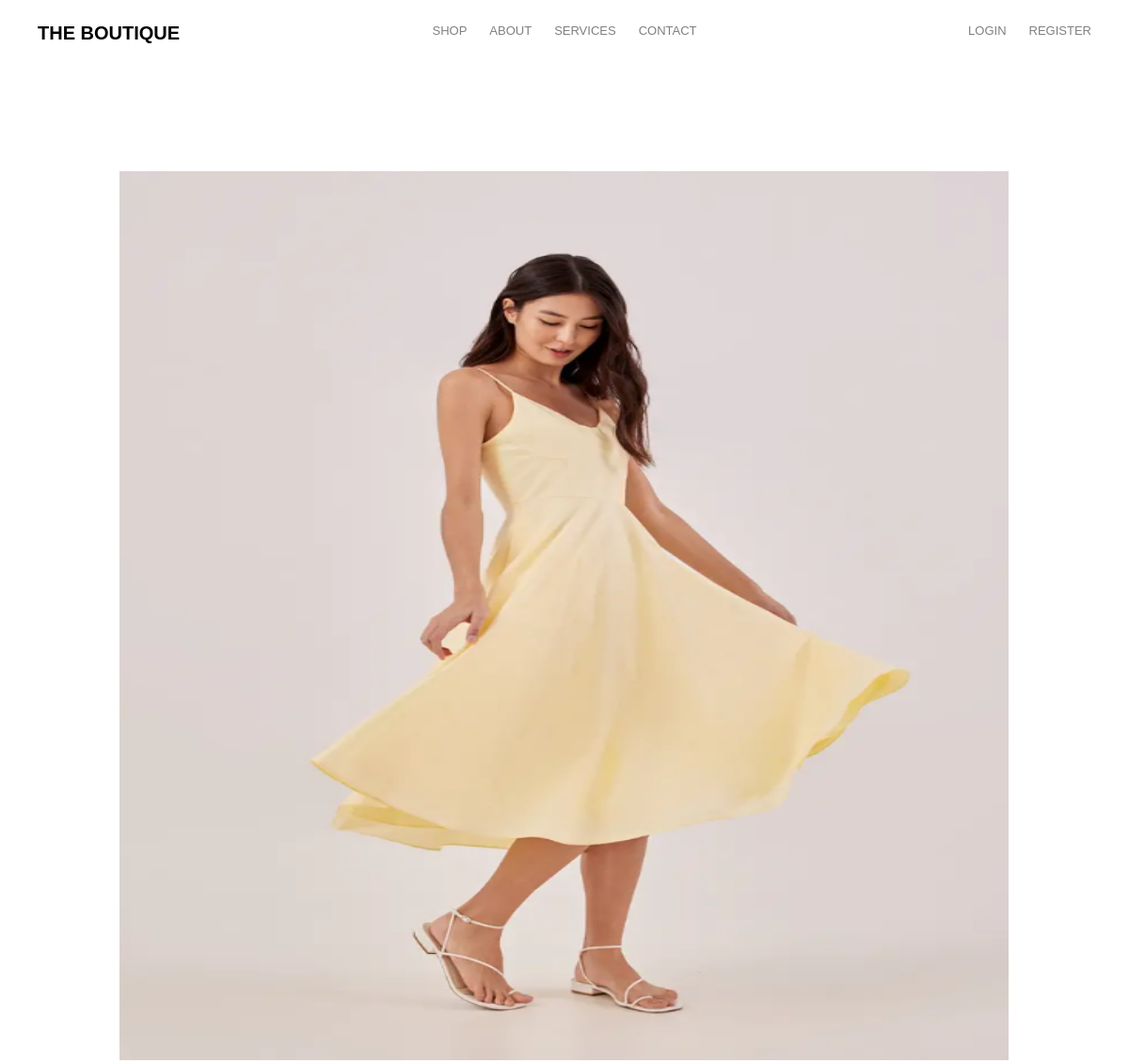
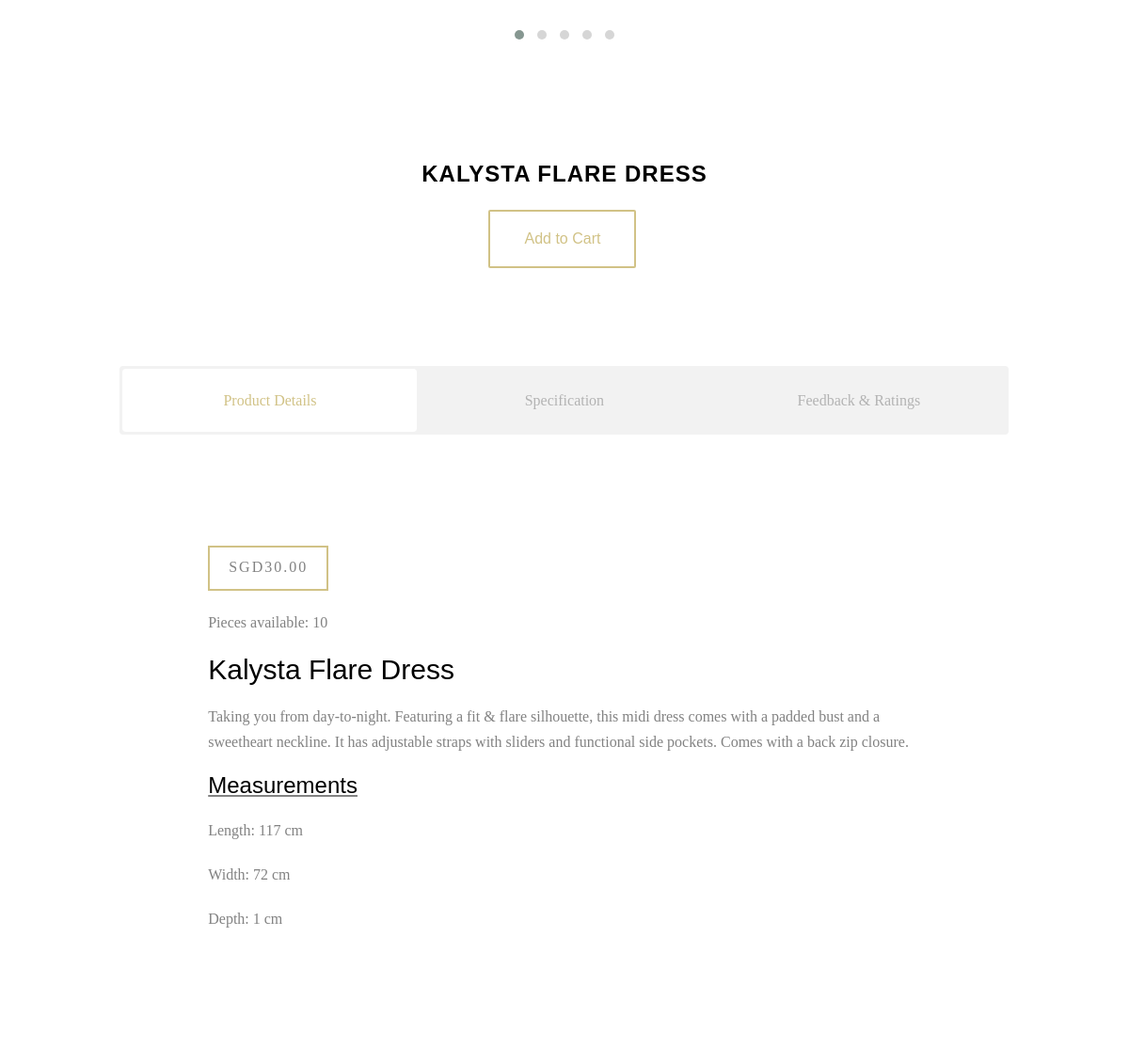
The page /product_details/1 on the database its author committed (2 pictures, top to bottom).
### ecommercesite/database.py (models this page shows, shortened)
class Addproducts(db.Model):
    __searchable__ = ['name','description']
    id = db.Column(db.Integer, primary_key=True)
    name = db.Column(db.String(80), nullable=False)
    description = db.Column(db.Text, nullable=False)
    length = db.Column(db.Integer, nullable=False)
    width = db.Column(db.Integer, nullable=False)
    depth = db.Column(db.Integer, nullable=False)
    category_id = db.Column(db.Integer, db.ForeignKey('category.id'),nullable=False)
    category = db.relationship('Category',backref=db.backref('categories', lazy=True))
    price = db.Column(db.Numeric(10,2), nullable=False)
    stock = db.Column(db.Integer, nullable=False)
    pub_date = db.Column(db.DateTime, nullable=False,default=datetime.utcnow)
    image_1 = db.Column(db.String(150), nullable=False, default='product-single-1.jpg')
    image_2 = db.Column(db.String(150), nullable=False, default='product-single-2.jpg')
    image_3 = db.Column(db.String(150), nullable=False, default='product-single-3.jpg')
    image_4 = db.Column(db.String(150), nullable=False, default='product-single-4.jpg')
    image_5 = db.Column(db.String(150), nullable=False, default='product-single-5.jpg')

### ecommercesite/routes.py (the view)
@app.route('/product_details/<int:id>', methods=['GET', 'POST'])
def product_details(id):
    products = Addproducts.query.get_or_404(id)
    product_reviews = Review.query.filter_by(product_id=id)
    if current_user.is_authenticated:
        product_bought = Product_Bought.query.filter_by(user_id=current_user.id, product_id=id).first()
    else:
        product_bought = None
    form = AddReviewForm()
    if form.validate_on_submit():
        review = Review(user_review=form.review.data, product_id=id, author=current_user, rating=form.rating.data)
        db.session.add(review)
        db.session.commit()
        flash('Your review has been added!', 'success')
        return redirect(url_for('shop'))
    return render_template('product_details.html', title="Product Details", products=products, product_reviews=product_reviews ,form=form, product_bought=product_bought)

### ecommercesite/templates/product_details.html (shortened to what this page needs)
{% extends 'layout.html' %}
{% block content %}
<div id="fh5co-product">
    <div class="container">
        <div class="row">
            <div class="col-md-10 col-md-offset-1 animate-box">
                <div class="owl-carousel owl-carousel-fullwidth product-carousel">
                    <div class="item">
                        <div class="active text-center">
                            <figure>
                                <img src="{{url_for('static',filename='product_pics/' + products.image_1)}}" alt="{{products.name}}" width="945" height="945">
                            </figure>
                        </div>
                    </div>
                </div>
                <div class="row animate-box">
                    <div class="col-md-8 col-md-offset-2 text-center fh5co-heading">
                        <h2>{{ products.name }}</h2>
                        {% if products.stock == 0 %}
                        <p>Out of Stock</p>
                        {% else %}
                        <p>
                            <a href="{{ url_for('add_to_cart', id=products.id)}}" class="btn btn-primary btn-outline btn-lg">Add to Cart</a>
                        </p>
                        {% endif %}
                    </div>
                </div>
            </div>
        </div>
        <div class="row">
            <div class="col-md-10 col-md-offset-1">
                <div class="fh5co-tabs animate-box">
                    <ul class="fh5co-tab-nav">
                        <li class="active"><a href="#" data-tab="1"><span class="icon visible-xs"></span><span class="hidden-xs">Product Details</span></a></li>
                        <li><a href="#" data-tab="2"><span class="icon visible-xs"></span><span class="hidden-xs">Specification</span></a></li>
                        <li><a href="#" data-tab="3"><span class="icon visible-xs"></span><span class="hidden-xs">Feedback &amp; Ratings</span></a></li>
                    </ul>
                    <div class="fh5co-tab-content-wrap">
                        <div class="fh5co-tab-content tab-content active" data-tab-content="1">
                            <div class="col-md-10 col-md-offset-1">
                                <span class="price">SGD{{ products.price }}</span>
                                <p> Pieces available: {{ products.stock }} </p>
                                <h2>{{ products.name }}</h2>
                                <p> {{ products.description }} </p>
                                <u><h3>Measurements</h3></u>
                                <p>Length: {{products.length}} cm</p>
                                <p>Width: {{products.width}} cm</p>
                                <p>Depth: {{products.depth}} cm</p>
                            </div>
                        </div>
                    </div>
                </div>
            </div>
        </div>
    </div>
</div>
{% endblock content %}

### ecommercesite/templates/layout.html (shortened to what this page needs)
<!DOCTYPE html>
<html>
	<head>
	<link rel="stylesheet" type="text/css" href="{{ url_for('static', filename='animate.css') }}">
	<link rel="stylesheet" type="text/css" href="{{ url_for('static', filename='icomoon.css') }}">
	<link rel="stylesheet" type="text/css" href="{{ url_for('static', filename='bootstrap.css') }}">
	<link rel="stylesheet" type="text/css" href="{{ url_for('static', filename='flexslider.css') }}">
	<link rel="stylesheet" type="text/css" href="{{ url_for('static', filename='owl.carousel.min.css') }}">
	<link rel="stylesheet" type="text/css" href="{{ url_for('static', filename='owl.theme.default.min.css') }}">
	<link rel="stylesheet" type="text/css" href="{{ url_for('static', filename='style.css') }}">
    </head>
    <body>
                <div id="page">
                    <nav class="fh5co-nav" role="navigation">
                        <div class="container">
                            <div class="row">
                                <div class="col-md-3 col-xs-2">
                                    <div id="fh5co-logo"><a href="{{ url_for('home') }}">The Boutique</a></div>
                                </div>
                                <div class="col-md-6 col-xs-6 text-center menu-1">
                                    <ul>
                                        <li class="has-dropdown">
                                            <a href="{{ url_for('shop') }}">Shop</a>
                                        </li>
                                        <li>
                                            <a href="{{ url_for('about') }}">About</a>
                                        </li>
                                        <li class="has-dropdown">
                                            <a href="{{ url_for('services') }}">Services</a>
                                        </li>
                                        <li>
                                            <a href="{{ url_for('contacts')}}">Contact</a>
                                        </li>
                                    </ul>
                                </div>
                                <div class="col-md-3 col-xs-4 text-right hidden-xs menu-2">
                                    <ul>
                                        {% if current_user.is_authenticated %}
                                            {% if current_user.role == 'user' %}
                                                <Li><a href="{{url_for('account')}}">Account</a></Li>
                                                <Li><a href="{{url_for('logout')}}">Log Out</a></Li>
                                                <li class="shopping-cart"><a href="{{url_for('cart')}}" class="cart"><span><i class="icon-shopping-cart"></i></span></a></li>
                                            {% elif current_user.role == 'admin' %}
                                                <li><a href="{{url_for('dashboard')}}">Dashboard</a></li>
                                                <Li><a href="{{url_for('logout')}}">Log Out</a></Li>
                                            {% endif %}
                                        {% else %}
                                                <Li><a href="{{url_for('login')}}">Login</a></Li>
                                                <Li><a href="{{url_for('register')}}">Register</a></Li>
                                        {% endif %}
                                    </ul>
                                </div>
                            </div>
                        </div>
                    </nav>
                </div>
                <div>
                    {% block content %}
                    {% endblock content %}
                </div>
    </body>
</html>

### ecommercesite/static/style.css (style rules this page uses)
body { font-family: "Playfair Display", serif; font-weight: 400; font-size: 16px; line-height: 1.7; color: #828282; background: #fff; }
#page { position: relative; overflow-x: hidden; width: 100%; height: 100%; -webkit-transition: 0.5s; -o-transition: 0.5s; transition: 0.5s; }
a { color: #d1c286; -webkit-transition: 0.5s; -o-transition: 0.5s; transition: 0.5s; }
p { margin-bottom: 20px; }
h1, h2, h3, h4, h5, h6, figure { color: #000; font-family: "Montserrat", Arial, sans-serif; font-weight: 400; margin: 0 0 20px 0; }
.fh5co-nav { padding: 18px 0; background: #fff; }
.fh5co-nav #fh5co-logo { font-size: 20px; margin: 0; padding: 0; text-transform: uppercase; font-weight: bold; font-family: "Montserrat", Arial, sans-serif; }
.fh5co-nav a { padding: 5px 10px; color: #000; }
.fh5co-nav ul { padding: 0; margin: 0; }
.fh5co-nav ul li { padding: 0; margin: 0; list-style: none; display: inline-block; font-family: "Montserrat", Arial, sans-serif; }
.fh5co-nav ul li a { font-size: 13px; padding: 30px 10px; text-transform: uppercase; color: rgba(0, 0, 0, 0.5); -webkit-transition: 0.5s; -o-transition: 0.5s; transition: 0.5s; }
.fh5co-nav ul li.has-dropdown { position: relative; }
#fh5co-services, #fh5co-started, #fh5co-testimonial, #fh5co-started, #fh5co-product, #fh5co-about, #fh5co-contact, #fh5co-footer { padding: 7em 0; clear: both; }
.product-carousel { margin-bottom: 7em; }
.fh5co-tabs .fh5co-tab-nav { clear: both; margin: 0 0 3em 0; padding: 3px; float: left; width: 100%; background: #f2f2f2; -webkit-border-radius: 4px; -moz-border-radius: 4px; -ms-border-radius: 4px; border-radius: 4px; }
.fh5co-tabs .fh5co-tab-nav li { float: left; margin: 0; padding: 0; width: 33.33%; text-align: center; list-style: none; display: -moz-inline-stack; display: inline-block; zoom: 1; *display: inline; }
.fh5co-tabs .fh5co-tab-nav li a { padding: 20px; width: 100%; float: left; -webkit-border-radius: 4px; -moz-border-radius: 4px; -ms-border-radius: 4px; border-radius: 4px; color: #b3b3b3; }
.fh5co-tabs .fh5co-tab-nav li.active a { background: #fff; color: #d1c286; }
.fh5co-tabs .fh5co-tab-content-wrap { clear: both; position: relative; top: 70px; }
.fh5co-tabs .fh5co-tab-content-wrap .tab-content { position: absolute; top: 0; left: 0; width: 100%; opacity: 0; visibility: hidden; }
.fh5co-tabs .fh5co-tab-content-wrap .tab-content.active { opacity: 1; visibility: visible; }
.fh5co-tabs .fh5co-tab-content-wrap .tab-content .price { letter-spacing: 2px; border: 2px solid #d1c286; display: inline-block; margin-bottom: 20px; padding: 7px 20px 10px 20px; }
.fh5co-heading { margin-bottom: 5em; }
.fh5co-heading h2 { font-size: 24px; margin-bottom: 20px; line-height: 1.5; font-weight: bold; text-transform: uppercase; letter-spacing: 1px; color: #000; }
.fh5co-heading p { font-size: 18px; line-height: 1.5; color: #828282; }
#fh5co-offcanvas a { color: rgba(255, 255, 255, 0.5); }
#fh5co-offcanvas ul { padding: 0; margin: 0; }
#fh5co-offcanvas ul li { padding: 0; margin: 0; list-style: none; }
#fh5co-offcanvas ul li.offcanvas-has-dropdown > a { display: block; position: relative; }
#fh5co-offcanvas ul li.offcanvas-has-dropdown > a:after { position: absolute; right: 0px; font-family: 'icomoon'; font-style: normal; font-weight: normal; font-variant: normal; text-transform: none; line-height: 1; -webkit-font-smoothing: antialiased; -moz-osx-font-smoothing: grayscale; content: "\e921"; font-size: 20px; color: rgba(255, 255, 255, 0.2); -webkit-transition: 0.5s; -o-transition: 0.5s; transition: 0.5s; }
.btn { margin-right: 4px; margin-bottom: 4px; font-family: "Montserrat", Arial, sans-serif; font-size: 16px; font-weight: 400; -webkit-border-radius: 2px; -moz-border-radius: 2px; -ms-border-radius: 2px; border-radius: 2px; -webkit-transition: 0.5s; -o-transition: 0.5s; transition: 0.5s; padding: 8px 20px; }
.btn.btn-lg { padding: 18px 36px !important; }
.btn-primary { background: #d1c286; color: #fff; border: 2px solid #d1c286; }
.btn-primary.btn-outline { background: transparent; color: #d1c286; border: 2px solid #d1c286; }
.btn-outline { background: none; border: 2px solid gray; font-size: 16px; -webkit-transition: 0.3s; -o-transition: 0.3s; transition: 0.3s; }
.js .animate-box { opacity: 0; }

### rows shown on the page
Addproducts: image_1 (picture), name "KALYSTA FLARE DRESS", price "30.00", stock "10", name "Kalysta Flare Dress", description "Taking you from day-to-night. Featuring a fit & flare silhouette, this midi dress comes with a padded bust and a sweetheart neckline. It has adjustable straps with sliders and functional side pockets. Comes with a back zip closure.", length "117", width "72", depth "1"
